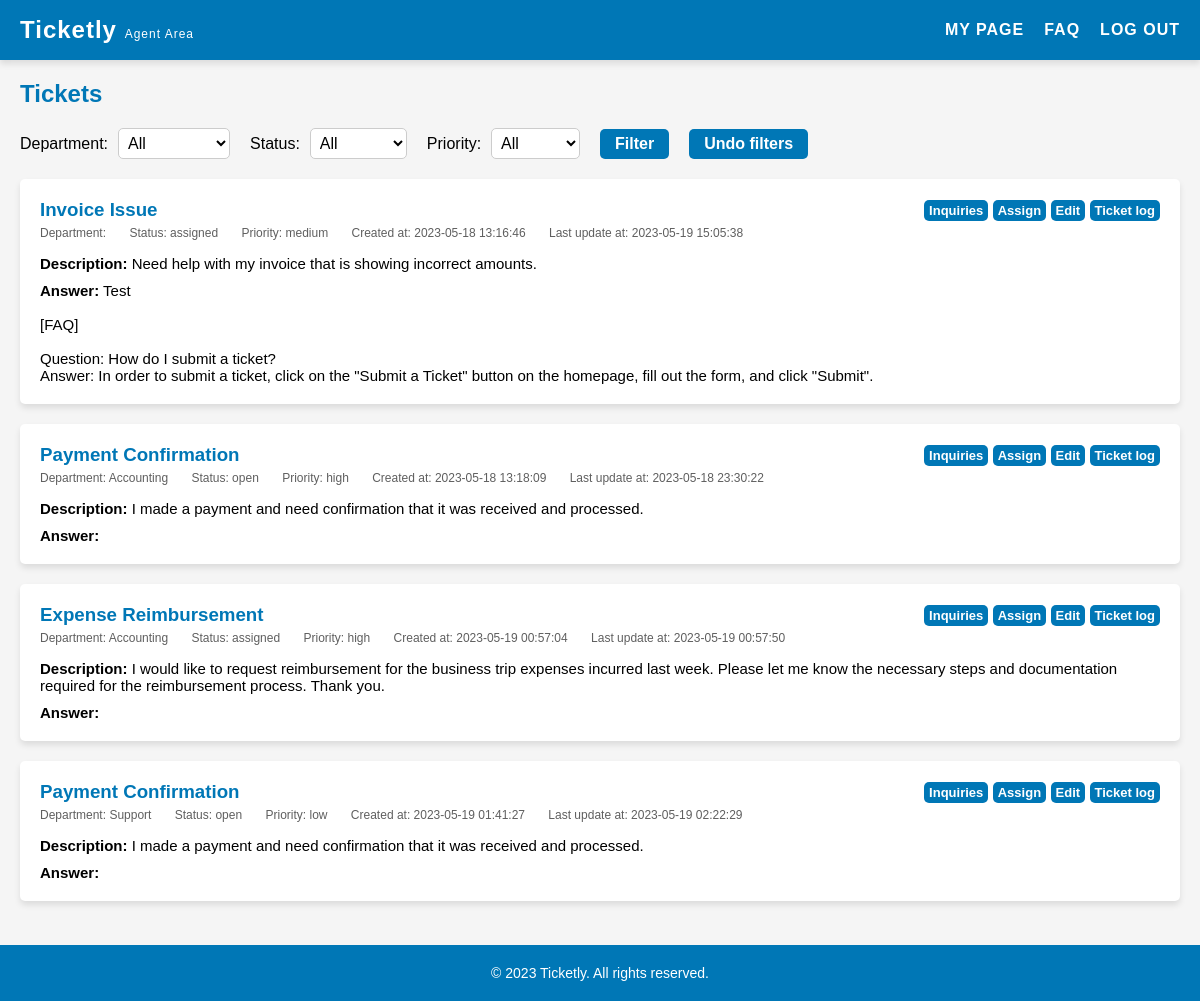
Screenshot of /pages/agent.php (signed in) with the database file from the repository.
### tables this page shows
CREATE TABLE "tickets" (
    id INTEGER PRIMARY KEY AUTOINCREMENT,
    title VARCHAR(255) NOT NULL,
    description TEXT NOT NULL,
    answer TEXT,
    client_id INTEGER NOT NULL,
    agent_id INTEGER,
    priority VARCHAR(10) NOT NULL DEFAULT 'medium' CHECK (priority IN ('low', 'medium', 'high')),
    created_at DATETIME NOT NULL,
    updated_at DATETIME NOT NULL,
    department_id INTEGER,
    status_id INTEGER NOT NULL DEFAULT 1,
    FOREIGN KEY(status_id) REFERENCES status(id),
    FOREIGN KEY(client_id) REFERENCES users(id),
    FOREIGN KEY(agent_id) REFERENCES users(id),
    FOREIGN KEY(department_id) REFERENCES departments(id)
);

CREATE TABLE status (
    id INTEGER PRIMARY KEY AUTOINCREMENT,
    name VARCHAR(255) NOT NULL UNIQUE
);

CREATE TABLE departments (
    id INTEGER PRIMARY KEY AUTOINCREMENT,
    name VARCHAR(255) NOT NULL UNIQUE
);

### pages/agent.php (called while the page is built, shortened)
<?php
    $session = new Session();
    require_once(__DIR__ . '/../templates/agent.tpl.php');
    drawAgent($session);
?>

### database/status.class.php (called while the page is built, shortened)
<?php
    function getStatusNameById(PDO $db, int $id): string {
        $stmt = $db->prepare('SELECT name FROM status WHERE id = :id');
        $stmt->bindValue(':id', $id, PDO::PARAM_INT);
        $stmt->execute();
        $row = $stmt->fetch(PDO::FETCH_ASSOC);
        if ($row) {
            return $row['name'];
        }
        return '';
    }
?>

### database/departments.class.php (called while the page is built, shortened)
<?php
    function getDepartmentsNameById(PDO $db, int $id): string {
        $stmt = $db->prepare('SELECT name FROM departments WHERE id = :id');
        $stmt->bindValue(':id', $id, PDO::PARAM_INT);
        $stmt->execute();
        $row = $stmt->fetch(PDO::FETCH_ASSOC);
        if ($row) {
            return $row['name'];
        }
        return '';
    }
?>

### templates/agent.tpl.php (the view, shortened to what this page needs)
<?php function drawAgent(Session $session){
    require_once __DIR__ . '/../database/tickets.class.php';
    require_once __DIR__ . '/../database/connection.db.php';
    require_once __DIR__ . '/../database/departments.class.php';
    require_once __DIR__ . '/../database/status.class.php';
    $db = getDatabaseConnection();
    $stmt = $db->prepare('SELECT * FROM tickets');
    $stmt->execute();
    $tickets = $stmt->fetchAll(PDO::FETCH_ASSOC);
    ?>
    <!DOCTYPE html>
    <html>
    <head>
    <link rel="stylesheet" href="../style/client.css">
    <link rel="stylesheet" href="../style/header.css">
    </head>
    <body>
    <header>
        <h1>Ticketly <span class="smaller">Agent Area</span></h1>
        <nav>
        <ul>
            <li><a href="myPage.php">My Page</a></li>
            <li><a href="faq.php">FAQ</a></li>
            <li><a href="../actions/action_logout.php">Log out</a></li>
        </ul>
        </nav>
    </header>
    <main>
        <section id="my-tickets">
        <h2>Tickets</h2>
        <div class="filters">
            <label for="department-filter">Department:</label>
            <select id="department-filter">
                <option value="all">All</option>
            </select>
            <label for="status-filter">Status:</label>
            <select id="status-filter">
                <option value="all">All</option>
            </select>
            <label for="priority-filter">Priority:</label>
            <select id="priority-filter">
                <option value="all">All</option>
            </select>
            <button id="filter">Filter</button>
            <button id="undo-filter">Undo filters</button>
        </div>
        <?php foreach ($tickets as $ticket) { ?>
            <div class="ticket" data-department="<?= $ticket['department_id'] ?>" data-status="<?= $ticket['status_id'] ?>" data-priority="<?= $ticket['priority'] ?>">
                <div class="ticket-top">
                    <h3 class="ticket-subject"><?= $ticket['title'] ?></h3>
                    <div class="edit-buttons">
                        <a href="inquiries.php?id=<?= $ticket['id'] ?>" class="edit-button">Inquiries</a>
                        <a href="assignTicket.php?id=<?= $ticket['id'] ?>" class="edit-button">Assign</a>
                        <a href="editTicket.php?id=<?= $ticket['id'] ?>" class="edit-button">Edit</a>
                        <a href="ticketLog.php?id=<?= $ticket['id'] ?>" class="edit-button">Ticket log</a>
                    </div>
                </div>
                <div class="ticket-info">
                    <span class="ticket-department">Department: <?= getDepartmentsNameById($db, $ticket['department_id']) ?></span>
                    <span class="ticket-status">Status: <?= getStatusNameById($db, $ticket['status_id']) ?></span>
                    <span class="ticket-priority">Priority: <?= $ticket['priority'] ?></span>
                    <span class="ticket-createdAt">Created at: <?= $ticket['created_at'] ?></span>
                    <span class="ticket-updatedAt">Last update at: <?= $ticket['updated_at'] ?></span>
                </div>
                <div class="ticket-details">
                    <p class="ticket-summary"><strong>Description:</strong> <?= nl2br(htmlspecialchars($ticket['description'])) ?></p>
                    <p class="ticket-answer"><strong>Answer:</strong> <?= nl2br(htmlspecialchars($ticket['answer'])) ?></p>
                </div>
            </div>
        <?php } ?>
        </section>
    </main>
    <?php include '../templates/footer.tpl.php';?>
    </body>
    </html>
<?php } ?>

### style/client.css (style rules this page uses)
main { padding: 20px; }
section { margin-bottom: 40px; }
section h2 { color: #0077b6; margin-bottom: 20px; }
#my-tickets { margin-bottom: 80px; }
.filters { display: flex; align-items: center; margin-bottom: 20px; }
.filters label { font-size: 16px; margin-right: 10px; }
.filters label:nth-of-type(2) { margin-left: 20px; }
.filters label:last-of-type { margin-left: 20px; }
.filters select { font-size: 16px; padding: 5px; border-radius: 5px; border: 1px solid #ccc; background-color: #fff; }
.filters button { font-size: 16px; padding: 6px 15px; background-color: #0077b6; color: #fff; border-radius: 5px; border: none; margin-left: 20px; cursor: pointer; white-space: nowrap; font-weight: bold; }
.ticket { box-shadow: 0 4px 6px rgba(0, 0, 0, 0.1); padding: 20px; background-color: #fff; margin-bottom: 20px; border-radius: 5px; }
.ticket h3 { margin-top: 0; color: #0077b6; }
.ticket-info { font-size: 12px; margin-bottom: 15px; color:#5f5f5f; }
.ticket-info span { display: inline-block; margin-right: 20px; }
.ticket-details { font-size: 15px; }
.ticket-summary { margin-bottom: 10px; }
.ticket-top { display: flex; align-items: center; margin-bottom: 5px; }
.edit-button { display: inline-block; padding: 3px 5px; background-color: #0077b6; color: #fff; border: none; border-radius: 5px; text-decoration: none; font-weight: bold; transition: background-color 0.3s ease; font-size: small; }
.edit-buttons { margin-left: auto; }

### style/header.css (style rules this page uses)
* { box-sizing: border-box; margin: 0; padding: 0; }
body { font-family: Arial, sans-serif; background-color: #f5f5f5; }
header { background-color: #0077b6; color: #fff; display: flex; justify-content: space-between; align-items: center; padding: 20px; height: 60px; box-shadow: 0 4px 6px rgba(0, 0, 0, 0.1); }
header h1 { font-size: 24px; letter-spacing: 1px; }
header nav ul { display: flex; list-style-type: none; }
header nav li:not(:last-child) { margin-right: 20px; }
header nav a { color: #fff; text-decoration: none; font-size: 16px; letter-spacing: 1px; text-transform: uppercase; font-weight: 600; transition: color 0.3s ease; }
.smaller { font-size: 0.5em; font-weight: lighter; }

### rows the page displays
tickets: title "Invoice Issue", status.name "assigned", priority "medium", created_at "2023-05-18 13:16:46", updated_at "2023-05-19 15:05:38", description "Need help with my invoice that is showing incorrect amounts.", answer "Test [FAQ] Question: How do I submit a ticket? Answer: In order to submit a ticket, click on the \"Submit a Ticket\" button on the homepage, fill out the form, and click \"Submit\"."
tickets: title "Payment Confirmation", getDepartmentsNameById($db, $ticket['department_id']) "Accounting", status.name "open", priority "high", created_at "2023-05-18 13:18:09", updated_at "2023-05-18 23:30:22", description "I made a payment and need confirmation that it was received and processed."
tickets: title "Expense Reimbursement", department.name "Accounting", status.name "assigned", priority "high", created_at "2023-05-19 00:57:04", updated_at "2023-05-19 00:57:50", description "I would like to request reimbursement for the business trip expenses incurred last week. Please let me know the necessary steps and documentation required for the reimbursement process. Thank you."
tickets: title "Payment Confirmation", department.name "Support", status.name "open", priority "low", created_at "2023-05-19 01:41:27", updated_at "2023-05-19 02:22:29", description "I made a payment and need confirmation that it was received and processed."
